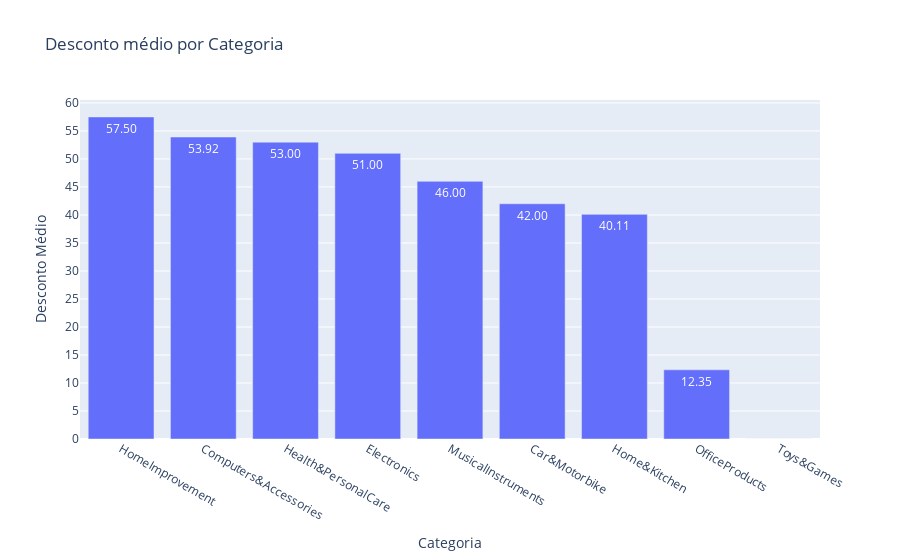

The notebook cell saved with this chart:
### Markdown cell above
Qual é o desconto médio e mediano por categoria?

### Code cell
# Plot the main_category with the mean discount_percentage
df_main_category = df.groupby(
    "main_category")["discount_percentage"].mean().reset_index()
df_main_category = df_main_category.sort_values(
    "discount_percentage", ascending=False)

fig = go.Figure()
fig.add_trace(
    go.Bar(x=df_main_category["main_category"],
           y=df_main_category["discount_percentage"]))
fig.update_layout(title="Desconto médio por Categoria",
                  xaxis_title="Categoria",
                  yaxis_title="Desconto Médio")
# Add more ticks to the y-axis
fig.update_yaxes(tickvals=np.arange(0, 101, 5))
# Include the values in the bars
fig.update_traces(texttemplate='%{y:.2f}', textposition='inside')
fig.show()

### Figure 1 — Plotly figure (JSON) as saved in the notebook; plotly's stock layout.template omitted (floating-point values rounded to 4 significant figures)
{"data": [{"textposition": "inside", "texttemplate": "%{y:.2f}", "type": "bar", "x": ["HomeImprovement", "Computers&Accessories", "Health&PersonalCare", "Electronics", "MusicalInstruments", "Car&Motorbike", "Home&Kitchen", "OfficeProducts", "Toys&Games"], "y": [57.5, 53.92, 53, 51, 46, 42, 40.11, 12.35, 0]}], "layout": {"title": {"text": "Desconto médio por Categoria"}, "xaxis": {"title": {"text": "Categoria"}}, "yaxis": {"tickvals": [0, 5, 10, 15, 20, 25, 30, 35, 40, 45, 50, 55, 60, 65, 70, 75, 80, 85, 90, 95, 100], "title": {"text": "Desconto Médio"}}}}
